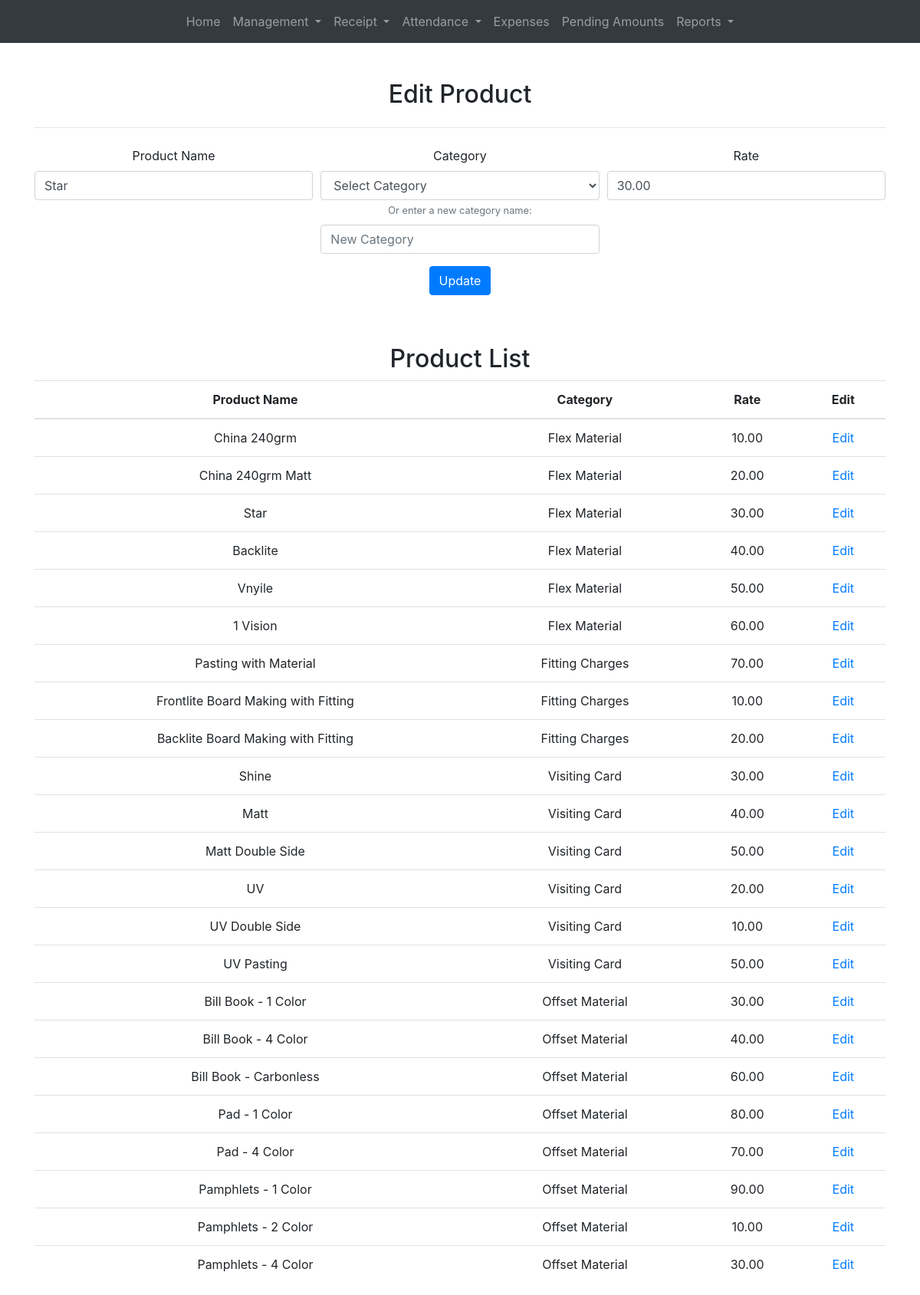
/prod.php?id=3, run on the app's committed database.
### tables this page shows
CREATE TABLE IF NOT EXISTS product (
    id INT AUTO_INCREMENT PRIMARY KEY,
    name VARCHAR(255) NOT NULL,
    category VARCHAR(255) NOT NULL,
    rate DECIMAL(10, 2)
);

### prod.php (the view, shortened to what this page needs)
<?php include 'includes/header.php'; ?>
<?php
$product = null;
if (isset($_GET['id'])) {
    $productId = $_GET['id'];
    include 'includes/db_connection.php';
    $sql = "SELECT * FROM product WHERE id = ?";
    if ($stmt = $conn->prepare($sql)) {
        $stmt->bind_param("i", $productId);
        $stmt->execute();
        $result = $stmt->get_result();
        $product = $result->fetch_assoc();
    } else {
    }
}
?>
<!DOCTYPE html>
<html lang="en">
<head>
    <link rel="stylesheet" href="https://stackpath.bootstrapcdn.com/bootstrap/4.5.2/css/bootstrap.min.css">
</head>
<body>
    <br>
    <div class="container mt-4 text-center">
        <h2><?php echo isset($product) ? 'Edit Product' : 'Add Product'; ?></h2>
        <hr class="my-4">
        <form action="<?php echo isset($product) ? 'includes/update_product.php' : 'includes/create_product.php'; ?>" method="post">
            <div class="form-row">
                <div class="col-md-4 mb-3">
                    <label for="name">Product Name</label>
                    <input type="text" class="form-control" id="name" name="name" value="<?php echo isset($product) ? $product['name'] : ''; ?>" required>
                </div>
                <div class="col-md-4 mb-3">
                    <label for="category">Category</label>
                    <select class="form-control" id="category" name="category">
                        <option value="" disabled selected>Select Category</option>
                    </select>
                    <small class="text-muted">Or enter a new category name:</small>
                    <input type="text" class="form-control mt-2" id="new_category" name="new_category" value="" placeholder="New Category">
                </div>
                <div class="col-md-4 mb-3">
                    <label for="rate">Rate</label>
                    <input type="number" step="0.01" class="form-control" id="rate" name="rate" value="<?php echo isset($product) ? $product['rate'] : ''; ?>" required>
                </div>
            </div>
            <div class="form-group text-center">
                <button type="submit" class="btn btn-primary"><?php echo isset($product) ? 'Update' : 'Create'; ?></button>
            </div>
        </form>
    </div><br>
<div class="container mt-4 text-center">
    <h2>Product List</h2>
    <table class="table">
        <thead>
            <tr>
                <th>Product Name</th>
                <th>Category</th>
                <th>Rate</th>
                <th>Edit</th>
            </tr>
        </thead>
        <tbody>
            <?php
            include 'includes/db_connection.php';
            $sql = "SELECT * FROM product";
            $result = $conn->query($sql);
            if ($result->num_rows > 0) {
                while ($row = $result->fetch_assoc()) {
                    echo '<tr>';
                    echo '<td>' . $row['name'] . '</td>';
                    echo '<td>' . $row['category'] . '</td>';
                    echo '<td>' . $row['rate'] . '</td>';
                    echo '<td><a href="prod.php?id=' . $row['id'] . '">Edit</a></td>';
                    echo '</tr>';
                }
            } else {
                echo '<tr><td colspan="5">No products found</td></tr>';
            }
            ?>
        </tbody>
    </table>
</div>
</body>
</html>
<?php include 'includes/footer.php'; ?>

### data on the page
product: name "Star", rate "30.00", category "Flex Material"
product: name "China 240grm", category "Flex Material", rate "10.00"
product: name "China 240grm Matt", category "Flex Material", rate "20.00"
product: name "Backlite", category "Flex Material", rate "40.00"
product: name "Vnyile", category "Flex Material", rate "50.00"
product: name "1 Vision", category "Flex Material", rate "60.00"
product: name "Pasting with Material", category "Fitting Charges", rate "70.00"
product: name "Frontlite Board Making with Fitting", category "Fitting Charges", rate "10.00"
product: name "Backlite Board Making with Fitting", category "Fitting Charges", rate "20.00"
product: name "Shine", category "Visiting Card", rate "30.00"
product: name "Matt", category "Visiting Card", rate "40.00"
product: name "Matt Double Side", category "Visiting Card", rate "50.00"
product: name "UV", category "Visiting Card", rate "20.00"
product: name "UV Double Side", category "Visiting Card", rate "10.00"
product: name "UV Pasting", category "Visiting Card", rate "50.00"
product: name "Bill Book - 1 Color", category "Offset Material", rate "30.00"
product: name "Bill Book - 4 Color", category "Offset Material", rate "40.00"
product: name "Bill Book - Carbonless", category "Offset Material", rate "60.00"
product: name "Pad - 1 Color", category "Offset Material", rate "80.00"
product: name "Pad - 4 Color", category "Offset Material", rate "70.00"
product: name "Pamphlets - 1 Color", category "Offset Material", rate "90.00"
product: name "Pamphlets - 2 Color", category "Offset Material", rate "10.00"
product: name "Pamphlets - 4 Color", category "Offset Material", rate "30.00"
